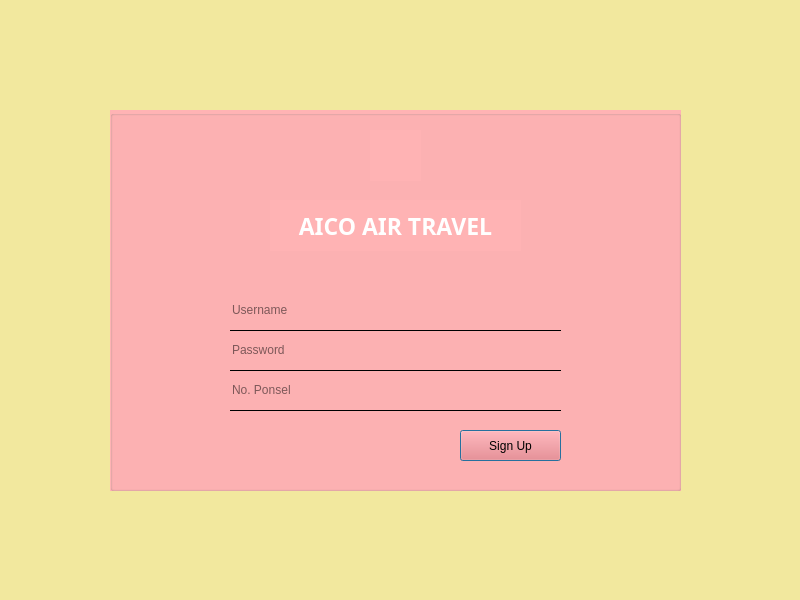
<?xml version="1.0" encoding="UTF-8"?>
<ui version="4.0">
 <class>MainWindow</class>
 <widget class="QMainWindow" name="MainWindow">
  <property name="geometry">
   <rect>
    <x>0</x>
    <y>0</y>
    <width>800</width>
    <height>600</height>
   </rect>
  </property>
  <property name="windowTitle">
   <string>MainWindow</string>
  </property>
  <property name="styleSheet">
   <string notr="true">background-color: rgb(242, 232, 158);</string>
  </property>
  <widget class="QWidget" name="centralwidget">
   <widget class="QGroupBox" name="Login_view">
    <property name="geometry">
     <rect>
      <x>110</x>
      <y>110</y>
      <width>571</width>
      <height>381</height>
     </rect>
    </property>
    <property name="autoFillBackground">
     <bool>false</bool>
    </property>
    <property name="styleSheet">
     <string notr="true">background-color: rgb(255, 179, 180);
color: qlineargradient(spread:reflect, x1:1, y1:1, x2:1, y2:0.494, stop:0 rgba(54, 54, 54, 199), stop:1 rgba(255, 255, 255, 255));
</string>
    </property>
    <property name="title">
     <string/>
    </property>
    <widget class="QLineEdit" name="Password">
     <property name="geometry">
      <rect>
       <x>120</x>
       <y>220</y>
       <width>331</width>
       <height>41</height>
      </rect>
     </property>
     <property name="styleSheet">
      <string notr="true">background:transparent;
color: rgb(0, 0, 0);
border:none;
border-bottom:1px solid;</string>
     </property>
     <property name="text">
      <string/>
     </property>
     <property name="echoMode">
      <enum>QLineEdit::Password</enum>
     </property>
     <property name="placeholderText">
      <string>Password</string>
     </property>
     <property name="clearButtonEnabled">
      <bool>false</bool>
     </property>
    </widget>
    <widget class="QLineEdit" name="Username">
     <property name="geometry">
      <rect>
       <x>120</x>
       <y>180</y>
       <width>331</width>
       <height>41</height>
      </rect>
     </property>
     <property name="styleSheet">
      <string notr="true">background:transparent;
color: rgb(0, 0, 0);
border:none;
border-bottom:1px solid;</string>
     </property>
     <property name="text">
      <string/>
     </property>
     <property name="placeholderText">
      <string>Username</string>
     </property>
     <property name="clearButtonEnabled">
      <bool>false</bool>
     </property>
    </widget>
    <widget class="QLabel" name="userIcon">
     <property name="geometry">
      <rect>
       <x>260</x>
       <y>20</y>
       <width>51</width>
       <height>51</height>
      </rect>
     </property>
     <property name="text">
      <string/>
     </property>
     <property name="pixmap">
      <pixmap>icon/login.png</pixmap>
     </property>
     <property name="scaledContents">
      <bool>true</bool>
     </property>
    </widget>
    <widget class="QLabel" name="label">
     <property name="geometry">
      <rect>
       <x>160</x>
       <y>90</y>
       <width>251</width>
       <height>51</height>
      </rect>
     </property>
     <property name="font">
      <font>
       <family>Adobe Gothic Std B</family>
       <pointsize>17</pointsize>
       <weight>75</weight>
       <bold>true</bold>
      </font>
     </property>
     <property name="styleSheet">
      <string notr="true">color: rgb(255, 255, 255);</string>
     </property>
     <property name="text">
      <string>AICO AIR TRAVEL</string>
     </property>
     <property name="alignment">
      <set>Qt::AlignCenter</set>
     </property>
    </widget>
    <widget class="QPushButton" name="Login_button_2">
     <property name="geometry">
      <rect>
       <x>350</x>
       <y>320</y>
       <width>101</width>
       <height>31</height>
      </rect>
     </property>
     <property name="autoFillBackground">
      <bool>false</bool>
     </property>
     <property name="styleSheet">
      <string notr="true">color: rgb(0, 0, 0);
background-color: rgb(255, 106, 108);</string>
     </property>
     <property name="text">
      <string>Sign Up</string>
     </property>
     <property name="default">
      <bool>true</bool>
     </property>
    </widget>
    <widget class="QLineEdit" name="Kontak">
     <property name="geometry">
      <rect>
       <x>120</x>
       <y>260</y>
       <width>331</width>
       <height>41</height>
      </rect>
     </property>
     <property name="styleSheet">
      <string notr="true">background:transparent;
color: rgb(0, 0, 0);
border:none;
border-bottom:1px solid;</string>
     </property>
     <property name="text">
      <string/>
     </property>
     <property name="echoMode">
      <enum>QLineEdit::Password</enum>
     </property>
     <property name="placeholderText">
      <string>No. Ponsel</string>
     </property>
     <property name="clearButtonEnabled">
      <bool>false</bool>
     </property>
    </widget>
   </widget>
  </widget>
 </widget>
 <resources/>
 <connections/>
</ui>
